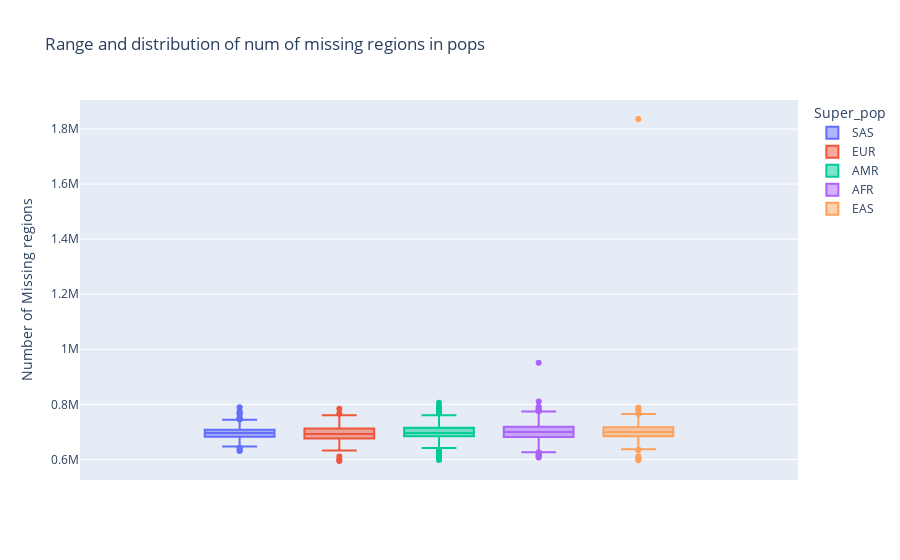

Source (notebook cell):
### Code cell
# counts of the failed and missing of each individuals.

fig = px.box(Graph0, y='Missed_regions', color='Super_pop', title='Range and distribution of num of missing regions in pops')
fig.update_yaxes(title = 'Number of Missing regions')
fig.show()

### Figure 1 — Plotly figure (JSON) as saved in the notebook; plotly's stock layout.template omitted (floating-point values rounded to 4 significant figures; data arrays with more than 128 entries replaced by an {"elided": "..."} marker saying what was removed)
{"data": [{"alignmentgroup": "True", "hovertemplate": "Super_pop=SAS<br>Missed_regions=%{y}<extra></extra>", "legendgroup": "SAS", "marker": {"color": "#636efa"}, "name": "SAS", "notched": false, "offsetgroup": "SAS", "orientation": "v", "showlegend": true, "type": "box", "x0": " ", "xaxis": "x", "y": {"elided": "251 int values"}, "y0": " ", "yaxis": "y"}, {"alignmentgroup": "True", "hovertemplate": "Super_pop=EUR<br>Missed_regions=%{y}<extra></extra>", "legendgroup": "EUR", "marker": {"color": "#EF553B"}, "name": "EUR", "notched": false, "offsetgroup": "EUR", "orientation": "v", "showlegend": true, "type": "box", "x0": " ", "xaxis": "x", "y": {"elided": "320 int values"}, "y0": " ", "yaxis": "y"}, {"alignmentgroup": "True", "hovertemplate": "Super_pop=AMR<br>Missed_regions=%{y}<extra></extra>", "legendgroup": "AMR", "marker": {"color": "#00cc96"}, "name": "AMR", "notched": false, "offsetgroup": "AMR", "orientation": "v", "showlegend": true, "type": "box", "x0": " ", "xaxis": "x", "y": {"elided": "403 int values"}, "y0": " ", "yaxis": "y"}, {"alignmentgroup": "True", "hovertemplate": "Super_pop=AFR<br>Missed_regions=%{y}<extra></extra>", "legendgroup": "AFR", "marker": {"color": "#ab63fa"}, "name": "AFR", "notched": false, "offsetgroup": "AFR", "orientation": "v", "showlegend": true, "type": "box", "x0": " ", "xaxis": "x", "y": {"elided": "603 int values"}, "y0": " ", "yaxis": "y"}, {"alignmentgroup": "True", "hovertemplate": "Super_pop=EAS<br>Missed_regions=%{y}<extra></extra>", "legendgroup": "EAS", "marker": {"color": "#FFA15A"}, "name": "EAS", "notched": false, "offsetgroup": "EAS", "orientation": "v", "showlegend": true, "type": "box", "x0": " ", "xaxis": "x", "y": {"elided": "211 int values"}, "y0": " ", "yaxis": "y"}], "layout": {"boxmode": "group", "legend": {"title": {"text": "Super_pop"}, "tracegroupgap": 0}, "title": {"text": "Range and distribution of num of missing regions in pops"}, "xaxis": {"anchor": "y", "domain": [0, 1]}, "yaxis": {"anchor": "x", "domain": [0, 1], "title": {"text": "Number of Missing regions"}}}}
